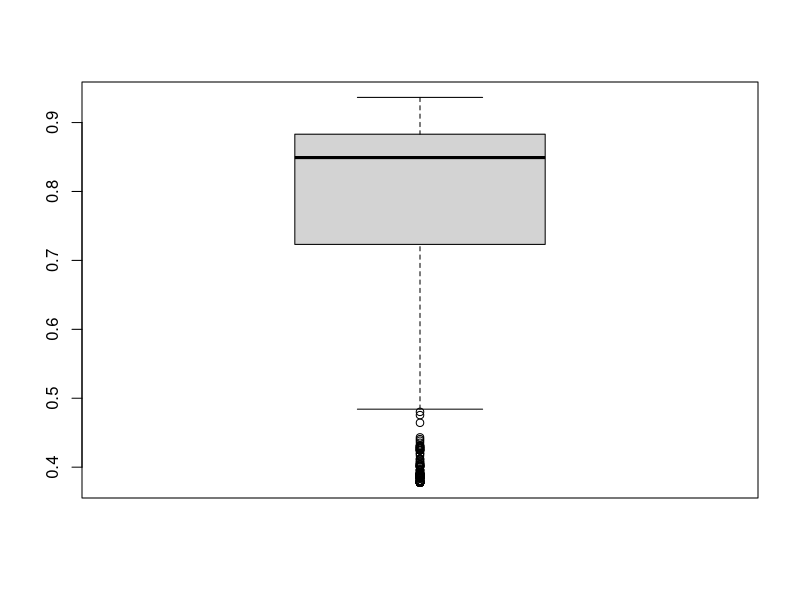
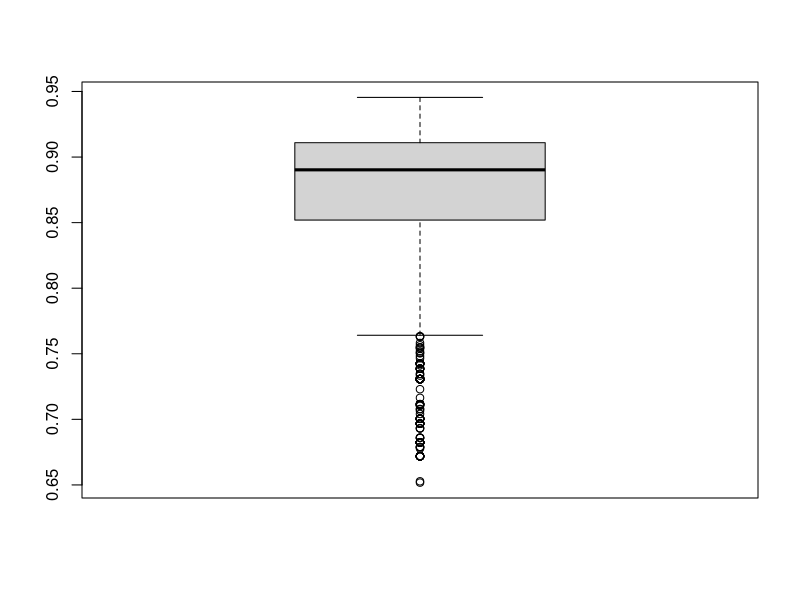
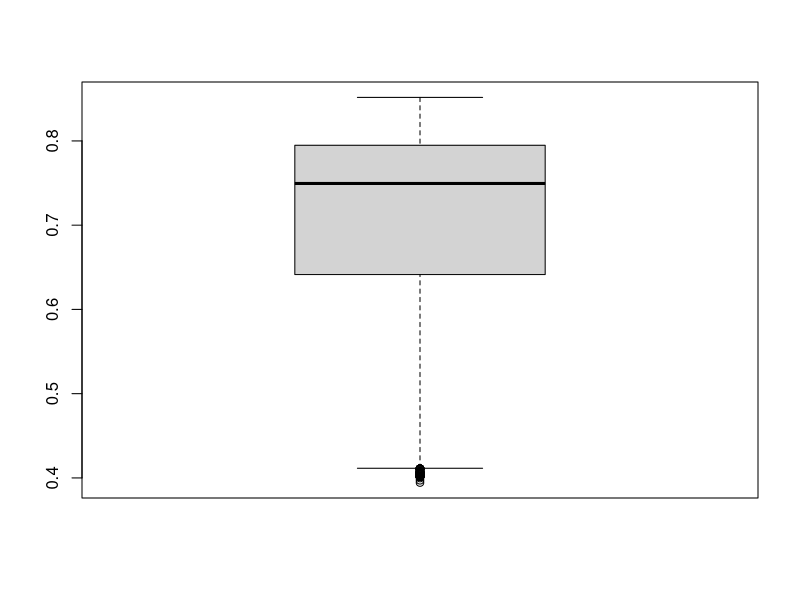
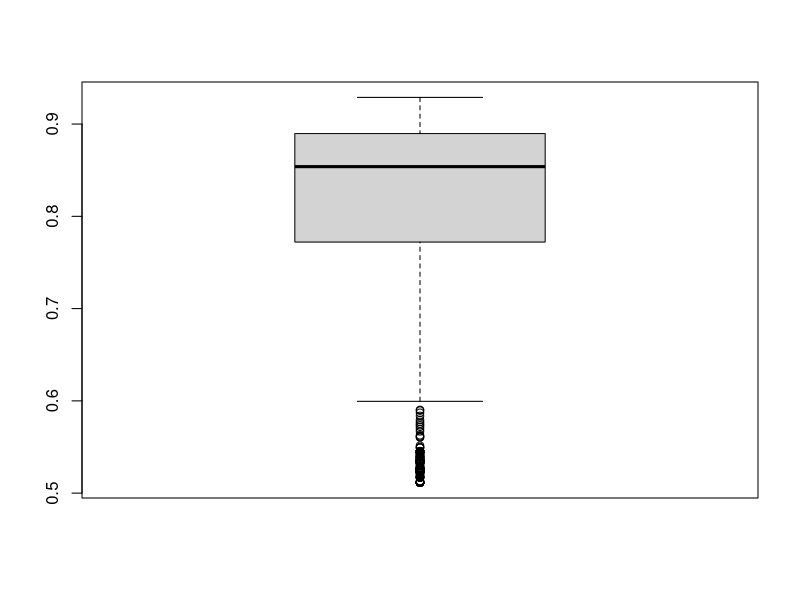
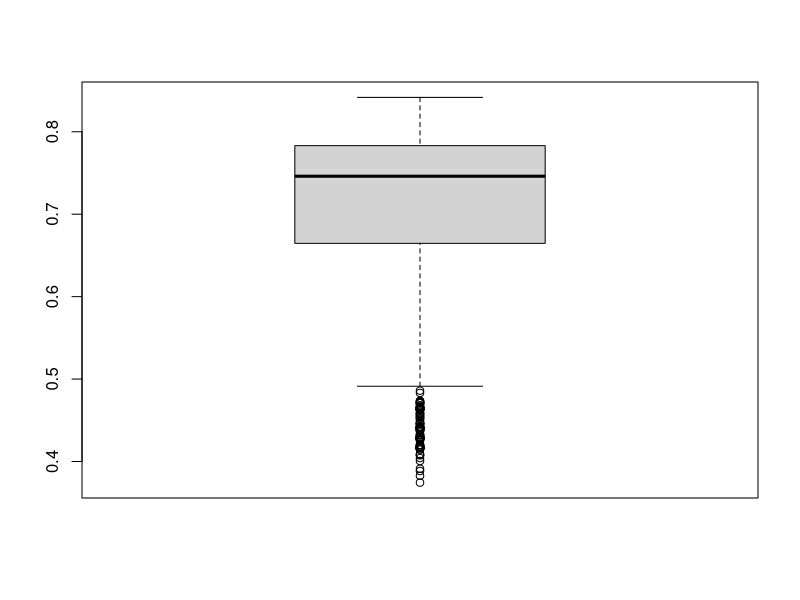
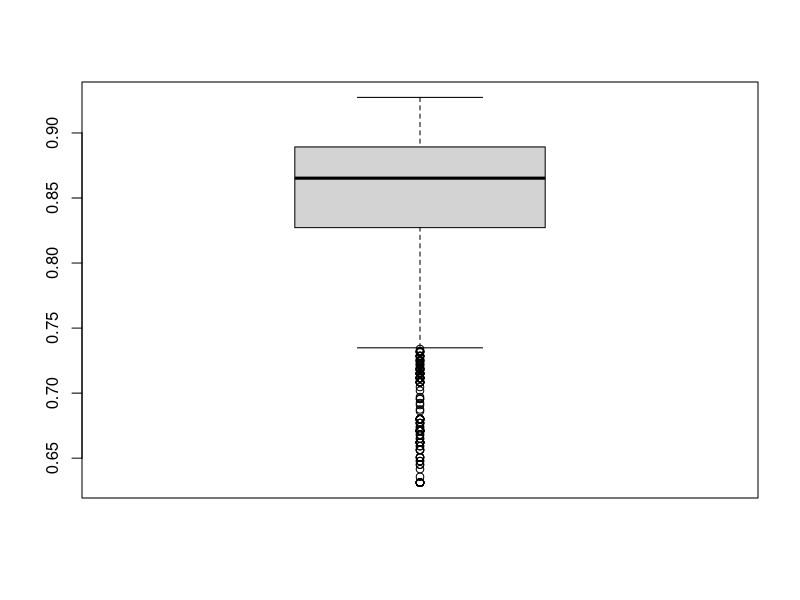
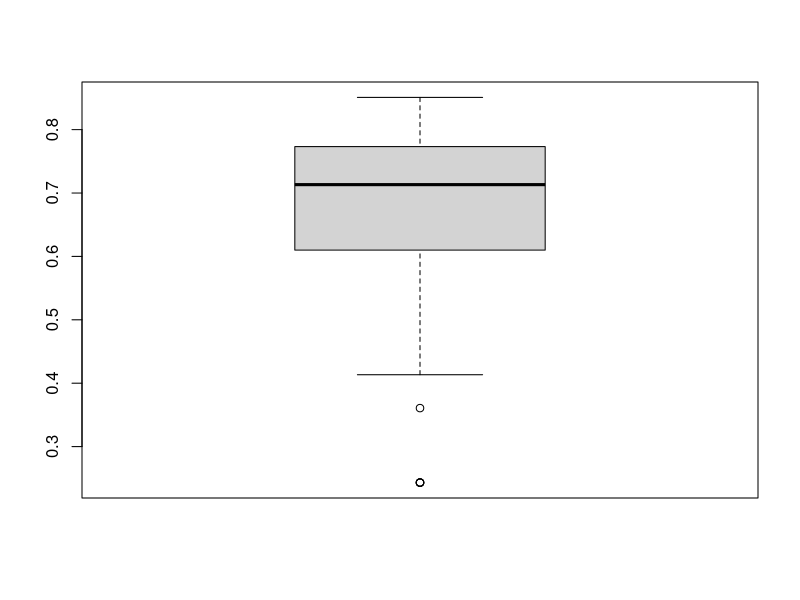
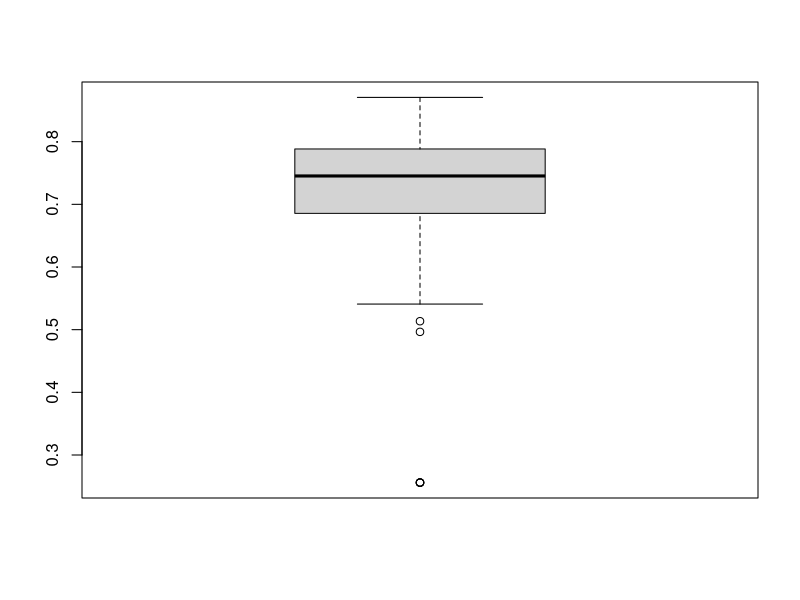

Recreate these plots in R, in order.
setwd("F:/Git/github/r-scripts/metric-selection/comparison-by-sample") # Pfad bitte anpassen
#setwd("/Users/sebastian/git/github/r-scripts/metric-selection/comparison-by-sample")

merge_samples <- function(sample1, sample2) {
  sample_merged <- merge(sample1, sample2, by=c("MetricType", "Metric", "Threshold"))
  sample_merged$Runtime <- sample_merged$Runtime.x + sample_merged$Runtime.y
  sample_merged$PostCount <- sample_merged$PostCount.x + sample_merged$PostCount.y
  sample_merged$PostVersionCount <- sample_merged$PostVersionCount.x + sample_merged$PostVersionCount.y
  sample_merged$PostBlockVersionCount <- sample_merged$PostBlockVersionCount.x + sample_merged$PostBlockVersionCount.y
  sample_merged$PossibleComparisons <- sample_merged$PossibleComparisons.x + sample_merged$PossibleComparisons.y
  # text
  sample_merged$TextBlockVersionCount <- sample_merged$TextBlockVersionCount.x + sample_merged$TextBlockVersionCount.y
  sample_merged$PossibleComparisonsText <- sample_merged$PossibleComparisonsText.x + sample_merged$PossibleComparisonsText.y
  sample_merged$TruePositivesText <- sample_merged$TruePositivesText.x + sample_merged$TruePositivesText.y
  sample_merged$TrueNegativesText <- sample_merged$TrueNegativesText.x + sample_merged$TrueNegativesText.y
  sample_merged$FalsePositivesText <- sample_merged$FalsePositivesText.x + sample_merged$FalsePositivesText.y
  sample_merged$FalseNegativesText <- sample_merged$FalseNegativesText.x + sample_merged$FalseNegativesText.y
  sample_merged$FailuresText <- sample_merged$FailuresText.x + sample_merged$FailuresText.y
  # code
  sample_merged$CodeBlockVersionCount <- sample_merged$CodeBlockVersionCount.x + sample_merged$CodeBlockVersionCount.y
  sample_merged$PossibleComparisonsCode <- sample_merged$PossibleComparisonsCode.x + sample_merged$PossibleComparisonsCode.y
  sample_merged$TruePositivesCode <- sample_merged$TruePositivesCode.x + sample_merged$TruePositivesCode.y
  sample_merged$TrueNegativesCode <- sample_merged$TrueNegativesCode.x + sample_merged$TrueNegativesCode.y
  sample_merged$FalsePositivesCode <- sample_merged$FalsePositivesCode.x + sample_merged$FalsePositivesCode.y
  sample_merged$FalseNegativesCode <- sample_merged$FalseNegativesCode.x + sample_merged$FalseNegativesCode.y
  sample_merged$FailuresCode <- sample_merged$FailuresCode.x + sample_merged$FailuresCode.y
  
  return(filter_columns(sample_merged))
}

filter_columns <- function(df) {
  return(df[,c(
    "MetricType", "Metric", "Threshold", "Runtime",
    "PostCount", "PostVersionCount", "PostBlockVersionCount", "PossibleComparisons",
    "TextBlockVersionCount", "PossibleComparisonsText", "TruePositivesText", "TrueNegativesText", "FalsePositivesText", "FalseNegativesText", "FailuresText",
    "CodeBlockVersionCount", "PossibleComparisonsCode", "TruePositivesCode", "TrueNegativesCode", "FalsePositivesCode", "FalseNegativesCode", "FailuresCode"
  )])
}
 
matthews_correlation <- function(TP, TN, FP, FN) {
  TP <- as.numeric(TP)
  TN <- as.numeric(TN)
  FP <- as.numeric(FP)
  FN <- as.numeric(FN)
  numerator <- (TP * TN) - (FP * FN);
  denominator <- (TP + FP) * (TP + FN) * (TN + FP) * (TN + FN);
  filter <- denominator != 0
  denominator[filter] <- sqrt(denominator[filter])
  denominator[!filter] <- 1
  return(numerator/denominator)
} 

add_matthews_correlation <- function(df) {
  df$MatthewsCorrelationText <- matthews_correlation(df$TruePositivesText, df$TrueNegativesText,
                                                     df$FalsePositivesText, df$FalseNegativesText)
  df$MatthewsCorrelationCode <- matthews_correlation(df$TruePositivesCode, df$TrueNegativesCode,
                                                     df$FalsePositivesCode, df$FalseNegativesCode)
  return(df)
}

  
# read results of first run with all metrics
library(data.table)

# samples randomly drawn from all SO posts
sample_100_1 <- fread("all/PostId_VersionCount_SO_17-06_sample_100_1_per_sample.csv", header=TRUE, sep=";", quote="\"", strip.white=TRUE, showProgress=TRUE, encoding="UTF-8", na.strings=c("", "null"), stringsAsFactors=FALSE)
sample_100_2 <- fread("all/PostId_VersionCount_SO_17-06_sample_100_2_per_sample.csv", header=TRUE, sep=";", quote="\"", strip.white=TRUE, showProgress=TRUE, encoding="UTF-8", na.strings=c("", "null"), stringsAsFactors=FALSE)
sample_random <- merge_samples(sample_100_1, sample_100_2)
rm(sample_100_1, sample_100_2)

# samples randomly drawn from all SO posts with at least seven versions (99% quantile of version count of all posts)
sample_100_1_99 <- fread("all/PostId_VersionCount_SO_17-06_sample_100_1+_per_sample.csv", header=TRUE, sep=";", quote="\"", strip.white=TRUE, showProgress=TRUE, encoding="UTF-8", na.strings=c("", "null"), stringsAsFactors=FALSE)
sample_100_2_99 <- fread("all/PostId_VersionCount_SO_17-06_sample_100_2+_per_sample.csv", header=TRUE, sep=";", quote="\"", strip.white=TRUE, showProgress=TRUE, encoding="UTF-8", na.strings=c("", "null"), stringsAsFactors=FALSE)
sample_random_99 <- merge_samples(sample_100_1_99, sample_100_2_99)
rm(sample_100_1_99, sample_100_2_99)

# samples randomly drawn from all Java SO posts (tagged with <java> or <android>) with at least two versions
sample_java_100_1 <- fread("all/PostId_VersionCount_SO_Java_17-06_sample_100_1_per_sample.csv", header=TRUE, sep=";", quote="\"", strip.white=TRUE, showProgress=TRUE, encoding="UTF-8", na.strings=c("", "null"), stringsAsFactors=FALSE)
sample_java_100_2 <- fread("all/PostId_VersionCount_SO_Java_17-06_sample_100_2_per_sample.csv", header=TRUE, sep=";", quote="\"", strip.white=TRUE, showProgress=TRUE, encoding="UTF-8", na.strings=c("", "null"), stringsAsFactors=FALSE)
sample_java_random <- merge_samples(sample_java_100_1, sample_java_100_2)
rm(sample_java_100_1, sample_java_100_2)

# sample in which we moved posts with unclear matching according to the comments added in the GT App
sample_unclear_matching <- fread("all/PostId_VersionCount_SO_17_06_sample_unclear_matching_per_sample.csv", header=TRUE, sep=";", quote="\"", strip.white=TRUE, showProgress=TRUE, encoding="UTF-8", na.strings=c("", "null"), stringsAsFactors=FALSE)
sample_unclear_matching <- filter_columns(sample_unclear_matching)

# sample in which we moved posts with unclear matching according to the comments added in the GT App
sample_multiple_possible_links <- fread("all/PostId_VersionCount_SO_17-06_sample_100_multiple_possible_links_per_sample.csv", header=TRUE, sep=";", quote="\"", strip.white=TRUE, showProgress=TRUE, encoding="UTF-8", na.strings=c("", "null"), stringsAsFactors=FALSE)
sample_multiple_possible_links <- filter_columns(sample_multiple_possible_links)


#### calculate Matthews correlation and select candidates using 95% quantile for text and code


### sample randomly drawn from all SO posts
sample_random <- add_matthews_correlation(sample_random)

## text
# order
setorderv(sample_random, c("MatthewsCorrelationText", "Runtime"), c(-1, 1))

# analyze
summary(sample_random$MatthewsCorrelationText)
# Min. 1st Qu.  Median    Mean 3rd Qu.    Max. 
# 0.3776  0.7232  0.8492  0.7709  0.8831  0.9365
boxplot(sample_random$MatthewsCorrelationText)

# select candidates
MatthewsCorrelationText_95 <- quantile(sample_random$MatthewsCorrelationText, 0.95)
sample_random_text_candidates <- sample_random[sample_random$MatthewsCorrelationText >= MatthewsCorrelationText_95,]

# backup metric
backup_candidates <- sample_random[sample_random$MetricType == "EDIT" | grepl("token", sample_random$Metric, ignore.case=TRUE, perl=TRUE),]
MatthewsCorrelationText_95_backup <- quantile(backup_candidates$MatthewsCorrelationText, 0.95)
sample_random_text_candidates_backup <- backup_candidates[backup_candidates$MatthewsCorrelationText >= MatthewsCorrelationText_95_backup,]

## code
# order
setorderv(sample_random, c("MatthewsCorrelationCode", "Runtime"), c(-1, 1))

# analyze
summary(sample_random$MatthewsCorrelationCode)
# Min. 1st Qu.  Median    Mean 3rd Qu.    Max. 
# 0.6518  0.8520  0.8903  0.8670  0.9109  0.9455 
boxplot(sample_random$MatthewsCorrelationCode)

# select candidates
MatthewsCorrelationCode_95 <- quantile(sample_random$MatthewsCorrelationCode, 0.95)
sample_random_code_candidates <- sample_random[sample_random$MatthewsCorrelationCode >= MatthewsCorrelationCode_95,]

# backup metric
backup_candidates <- sample_random[sample_random$MetricType == "EDIT" | grepl("token", sample_random$Metric, ignore.case=TRUE, perl=TRUE),]
MatthewsCorrelationCode_95_backup <- quantile(backup_candidates$MatthewsCorrelationCode, 0.95)
sample_random_code_candidates_backup <- backup_candidates[backup_candidates$MatthewsCorrelationCode >= MatthewsCorrelationCode_95_backup,]


### sample randomly drawn from all SO posts with at least seven versions (99% quantile of version count of all posts)
sample_random_99 <- add_matthews_correlation(sample_random_99)

## text
# order
setorderv(sample_random_99, c("MatthewsCorrelationText", "Runtime"), c(-1, 1))

# analyze
summary(sample_random_99$MatthewsCorrelationText)
# Min. 1st Qu.  Median    Mean 3rd Qu.    Max. 
# 0.3944  0.6415  0.7495  0.7002  0.7948  0.8517 
boxplot(sample_random_99$MatthewsCorrelationText)

# select candidates
MatthewsCorrelationText_95 <- quantile(sample_random_99$MatthewsCorrelationText, 0.95)
sample_random_99_text_candidates <- sample_random_99[sample_random_99$MatthewsCorrelationText >= MatthewsCorrelationText_95,]

# backup metric
backup_candidates <- sample_random_99[sample_random_99$MetricType == "EDIT" | grepl("token", sample_random_99$Metric, ignore.case=TRUE, perl=TRUE),]
MatthewsCorrelationText_95_backup <- quantile(backup_candidates$MatthewsCorrelationText, 0.95)
sample_random_99_text_candidates_backup <- backup_candidates[backup_candidates$MatthewsCorrelationText >= MatthewsCorrelationText_95_backup,]

## code
# order
setorderv(sample_random_99, c("MatthewsCorrelationCode", "Runtime"), c(-1, 1))

# analyze
summary(sample_random_99$MatthewsCorrelationCode)
# Min. 1st Qu.  Median    Mean 3rd Qu.    Max. 
# 0.5114  0.7724  0.8539  0.8066  0.8897  0.9289 
boxplot(sample_random_99$MatthewsCorrelationCode)

# select candidates
MatthewsCorrelationCode_95 <- quantile(sample_random_99$MatthewsCorrelationCode, 0.95)
sample_random_99_code_candidates <- sample_random_99[sample_random_99$MatthewsCorrelationCode >= MatthewsCorrelationCode_95,]

# backup metric
backup_candidates <- sample_random_99[sample_random_99$MetricType == "EDIT" | grepl("token", sample_random_99$Metric, ignore.case=TRUE, perl=TRUE),]
MatthewsCorrelationCode_95_backup <- quantile(backup_candidates$MatthewsCorrelationCode, 0.95)
sample_random_99_code_candidates_backup <- backup_candidates[backup_candidates$MatthewsCorrelationCode >= MatthewsCorrelationCode_95_backup,]


### sample randomly drawn from all Java SO posts (tagged with <java> or <android>) with at least two versions
sample_java_random <- add_matthews_correlation(sample_java_random)

## text
# order
setorderv(sample_java_random, c("MatthewsCorrelationText", "Runtime"), c(-1, 1))

# analyze
summary(sample_java_random$MatthewsCorrelationText)
# Min. 1st Qu.  Median    Mean 3rd Qu.    Max. 
# 0.3744  0.6646  0.7461  0.7028  0.7832  0.8417 
boxplot(sample_java_random$MatthewsCorrelationText)

# select candidates
MatthewsCorrelationText_95 <- quantile(sample_java_random$MatthewsCorrelationText, 0.95)
sample_java_random_text_candidates <- sample_java_random[sample_java_random$MatthewsCorrelationText >= MatthewsCorrelationText_95,]

# backup metric
backup_candidates <- sample_java_random[sample_java_random$MetricType == "EDIT" | grepl("token", sample_java_random$Metric, ignore.case=TRUE, perl=TRUE),]
MatthewsCorrelationText_95_backup <- quantile(backup_candidates$MatthewsCorrelationText, 0.95)
sample_java_random_text_candidates_backup <- backup_candidates[backup_candidates$MatthewsCorrelationText >= MatthewsCorrelationText_95_backup,]

## code
# order
setorderv(sample_java_random, c("MatthewsCorrelationCode", "Runtime"), c(-1, 1))

# analyze
summary(sample_java_random$MatthewsCorrelationCode)
# Min. 1st Qu.  Median    Mean 3rd Qu.    Max. 
# 0.6312  0.8272  0.8653  0.8424  0.8893  0.9273 
boxplot(sample_java_random$MatthewsCorrelationCode)

# select candidates
MatthewsCorrelationCode_95 <- quantile(sample_java_random$MatthewsCorrelationCode, 0.95)
sample_java_random_code_candidates <- sample_java_random[sample_java_random$MatthewsCorrelationCode >= MatthewsCorrelationCode_95,]

# backup metric
backup_candidates <- sample_java_random[sample_java_random$MetricType == "EDIT" | grepl("token", sample_java_random$Metric, ignore.case=TRUE, perl=TRUE),]
MatthewsCorrelationCode_95_backup <- quantile(backup_candidates$MatthewsCorrelationCode, 0.95)
sample_java_random_code_candidates_backup <- backup_candidates[backup_candidates$MatthewsCorrelationCode >= MatthewsCorrelationCode_95_backup,]


### sample in which we moved posts with unclear matching according to the comments added in the GT App
sample_unclear_matching <- add_matthews_correlation(sample_unclear_matching)

## text
# order
setorderv(sample_unclear_matching, c("MatthewsCorrelationText", "Runtime"), c(-1, 1))

# analyze
summary(sample_unclear_matching$MatthewsCorrelationText)
# Min. 1st Qu.  Median    Mean 3rd Qu.    Max. 
# 0.2432  0.6101  0.7132  0.6830  0.7731  0.8508 
boxplot(sample_unclear_matching$MatthewsCorrelationText)

# select candidates
MatthewsCorrelationText_95 <- quantile(sample_unclear_matching$MatthewsCorrelationText, 0.95)
sample_unclear_matching_text_candidates <- sample_unclear_matching[sample_unclear_matching$MatthewsCorrelationText >= MatthewsCorrelationText_95,]

# backup metric
backup_candidates <- sample_unclear_matching[sample_unclear_matching$MetricType == "EDIT" | grepl("token", sample_unclear_matching$Metric, ignore.case=TRUE, perl=TRUE),]
MatthewsCorrelationText_95_backup <- quantile(backup_candidates$MatthewsCorrelationText, 0.95)
sample_unclear_matching_text_candidates_backup <- backup_candidates[backup_candidates$MatthewsCorrelationText >= MatthewsCorrelationText_95_backup,]


## code
# order
setorderv(sample_unclear_matching, c("MatthewsCorrelationCode", "Runtime"), c(-1, 1))

# analyze
summary(sample_unclear_matching$MatthewsCorrelationCode)
# Min. 1st Qu.  Median    Mean 3rd Qu.    Max. 
# 0.2559  0.6856  0.7453  0.7309  0.7884  0.8706 
boxplot(sample_unclear_matching$MatthewsCorrelationCode)

# select candidates
MatthewsCorrelationCode_95 <- quantile(sample_unclear_matching$MatthewsCorrelationCode, 0.95)
sample_unclear_matching_code_candidates <- sample_unclear_matching[sample_unclear_matching$MatthewsCorrelationCode >= MatthewsCorrelationCode_95,]

# backup metric
backup_candidates <- sample_unclear_matching[sample_unclear_matching$MetricType == "EDIT" | grepl("token", sample_unclear_matching$Metric, ignore.case=TRUE, perl=TRUE),]
MatthewsCorrelationCode_95_backup <- quantile(backup_candidates$MatthewsCorrelationCode, 0.95)
sample_unclear_matching_code_candidates_backup <- backup_candidates[backup_candidates$MatthewsCorrelationCode >= MatthewsCorrelationCode_95_backup,]



### sample in which we moved posts with unclear matching according to the comments added in the GT App
sample_multiple_possible_links <- add_matthews_correlation(sample_multiple_possible_links)

## text
# order
setorderv(sample_multiple_possible_links, c("MatthewsCorrelationText", "Runtime"), c(-1, 1))

# analyze
summary(sample_multiple_possible_links$MatthewsCorrelationText)
# Min. 1st Qu.  Median    Mean 3rd Qu.    Max. 
# 0.5982  0.7623  0.8537  0.8160  0.8887  0.9423 
boxplot(sample_multiple_possible_links$MatthewsCorrelationText)

# select candidates
MatthewsCorrelationText_95 <- quantile(sample_multiple_possible_links$MatthewsCorrelationText, 0.95)
sample_multiple_possible_links_text_candidates <- sample_multiple_possible_links[sample_multiple_possible_links$MatthewsCorrelationText >= MatthewsCorrelationText_95,]

# backup metric
backup_candidates <- sample_multiple_possible_links[sample_multiple_possible_links$MetricType == "EDIT" | grepl("token", sample_multiple_possible_links$Metric, ignore.case=TRUE, perl=TRUE),]
MatthewsCorrelationText_95_backup <- quantile(backup_candidates$MatthewsCorrelationText, 0.95)
sample_multiple_possible_links_text_candidates_backup <- backup_candidates[backup_candidates$MatthewsCorrelationText >= MatthewsCorrelationText_95_backup,]


## code
# order
setorderv(sample_multiple_possible_links, c("MatthewsCorrelationCode", "Runtime"), c(-1, 1))

# analyze
summary(sample_multiple_possible_links$MatthewsCorrelationCode)
# Min. 1st Qu.  Median    Mean 3rd Qu.    Max. 
# 0.7600  0.8802  0.9041  0.8915  0.9229  0.9602 
boxplot(sample_multiple_possible_links$MatthewsCorrelationCode)

# select candidates
MatthewsCorrelationCode_95 <- quantile(sample_multiple_possible_links$MatthewsCorrelationCode, 0.95)
sample_multiple_possible_links_code_candidates <- sample_multiple_possible_links[sample_multiple_possible_links$MatthewsCorrelationCode >= MatthewsCorrelationCode_95,]

# backup metric
backup_candidates <- sample_multiple_possible_links[sample_multiple_possible_links$MetricType == "EDIT" | grepl("token", sample_multiple_possible_links$Metric, ignore.case=TRUE, perl=TRUE),]
MatthewsCorrelationCode_95_backup <- quantile(backup_candidates$MatthewsCorrelationCode, 0.95)
sample_multiple_possible_links_code_candidates_backup <- backup_candidates[backup_candidates$MatthewsCorrelationCode >= MatthewsCorrelationCode_95_backup,]



# DECISION: For second run, select metrics that are in 95% quantile of sample_random, sample_java_random, and sample_random_99 for text or code

## best metrics

# text
candidates_text <- intersect(
  intersect(unique(sample_random_text_candidates$Metric), unique(sample_java_random_text_candidates$Metric)),
  unique(sample_random_99_text_candidates$Metric)
)
length(candidates_text)
# 19


# code
candidates_code <- intersect(
  intersect(unique(sample_random_code_candidates$Metric), unique(sample_java_random_code_candidates$Metric)),
  unique(sample_random_99_code_candidates$Metric)
)
length(candidates_code)
# 9

# both
candidates <- unique(c(candidates_text, candidates_code))
length(candidates)
# 26
candidates
# [1] "twoGramJaccardNormalizedPadding"                 
# [2] "winnowingThreeGramDiceNormalized"                
# [3] "cosineTwoGramNormalizedBool"                     
# [4] "threeGramDice"                                   
# [5] "twoGramDiceNormalized"                           
# [6] "manhattanThreeGramNormalized"                    
# [7] "threeGramJaccard"                                
# [8] "winnowingFourGramDice"                           
# [9] "fiveGramDice"                                    
# [10] "fourGramJaccard"                                 
# [11] "winnowingThreeGramLongestCommonSubsequence"      
# [12] "fourGramDice"                                    
# [13] "threeGramJaccardNormalized"                      
# [14] "tokenJaccardNormalized"                          
# [15] "cosineThreeGramNormalizedBool"                   
# [16] "cosineThreeGramNormalizedNormalizedTermFrequency"
# [17] "cosineFourGramNormalizedNormalizedTermFrequency" 
# [18] "manhattanFiveGramNormalized"                     
# [19] "manhattanFourGramNormalized"                     
# [20] "winnowingFiveGramDiceNormalized"                 
# [21] "winnowingFourGramDiceNormalized"                 
# [22] "threeGramDiceNormalized"                         
# [23] "threeGramDiceNormalizedPadding"                  
# [24] "fourGramDiceNormalizedPadding"                   
# [25] "threeGramJaccardNormalizedPadding"               
# [26] "fourGramJaccardNormalizedPadding"  


## backup metrics

# text
candidates_backup_text <- intersect(
  intersect(unique(sample_random_text_candidates_backup$Metric), unique(sample_java_random_text_candidates_backup$Metric)),
  unique(sample_random_99_text_candidates_backup$Metric)
)
length(candidates_backup_text)
# 2

# code
candidates_backup_code <- intersect(
  intersect(unique(sample_random_code_candidates_backup$Metric), unique(sample_java_random_code_candidates_backup$Metric)),
  unique(sample_random_99_code_candidates_backup$Metric)
)
length(candidates_backup_code)
# 1

# both
candidates_backup <- unique(c(candidates_backup_text, candidates_backup_code))
length(candidates_backup)
# 3
candidates_backup
# [1] "tokenJaccardNormalized"
# [2] "tokenDiceNormalized"   
# [3] "tokenDice"  


## best and backup metrics
candidates <- unique(c(candidates, candidates_backup))
length(candidates)
# 28
candidates
# [1] "twoGramJaccardNormalizedPadding"                 
# [2] "winnowingThreeGramDiceNormalized"                
# [3] "cosineTwoGramNormalizedBool"                     
# [4] "threeGramDice"                                   
# [5] "twoGramDiceNormalized"                           
# [6] "manhattanThreeGramNormalized"                    
# [7] "threeGramJaccard"                                
# [8] "winnowingFourGramDice"                           
# [9] "fiveGramDice"                                    
# [10] "fourGramJaccard"                                 
# [11] "winnowingThreeGramLongestCommonSubsequence"      
# [12] "fourGramDice"                                    
# [13] "threeGramJaccardNormalized"                      
# [14] "tokenJaccardNormalized"                          
# [15] "cosineThreeGramNormalizedBool"                   
# [16] "cosineThreeGramNormalizedNormalizedTermFrequency"
# [17] "cosineFourGramNormalizedNormalizedTermFrequency" 
# [18] "manhattanFiveGramNormalized"                     
# [19] "manhattanFourGramNormalized"                     
# [20] "winnowingFiveGramDiceNormalized"                 
# [21] "winnowingFourGramDiceNormalized"                 
# [22] "threeGramDiceNormalized"                         
# [23] "threeGramDiceNormalizedPadding"                  
# [24] "fourGramDiceNormalizedPadding"                   
# [25] "threeGramJaccardNormalizedPadding"               
# [26] "fourGramJaccardNormalizedPadding"                
# [27] "tokenDiceNormalized"                             
# [28] "tokenDice"
